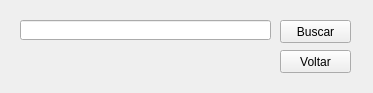
<?xml version="1.0" encoding="UTF-8"?>
<ui version="4.0">
 <class>Form</class>
 <widget class="QWidget" name="Form">
  <property name="geometry">
   <rect>
    <x>0</x>
    <y>0</y>
    <width>373</width>
    <height>93</height>
   </rect>
  </property>
  <property name="windowTitle">
   <string>Buscar</string>
  </property>
  <widget class="QLineEdit" name="txtBusca">
   <property name="geometry">
    <rect>
     <x>20</x>
     <y>20</y>
     <width>251</width>
     <height>20</height>
    </rect>
   </property>
  </widget>
  <widget class="QPushButton" name="btnBuscar">
   <property name="geometry">
    <rect>
     <x>280</x>
     <y>20</y>
     <width>71</width>
     <height>23</height>
    </rect>
   </property>
   <property name="text">
    <string>Buscar</string>
   </property>
  </widget>
  <widget class="QPushButton" name="btnVoltar">
   <property name="geometry">
    <rect>
     <x>280</x>
     <y>50</y>
     <width>71</width>
     <height>23</height>
    </rect>
   </property>
   <property name="text">
    <string>Voltar</string>
   </property>
  </widget>
 </widget>
 <resources/>
 <connections/>
</ui>
